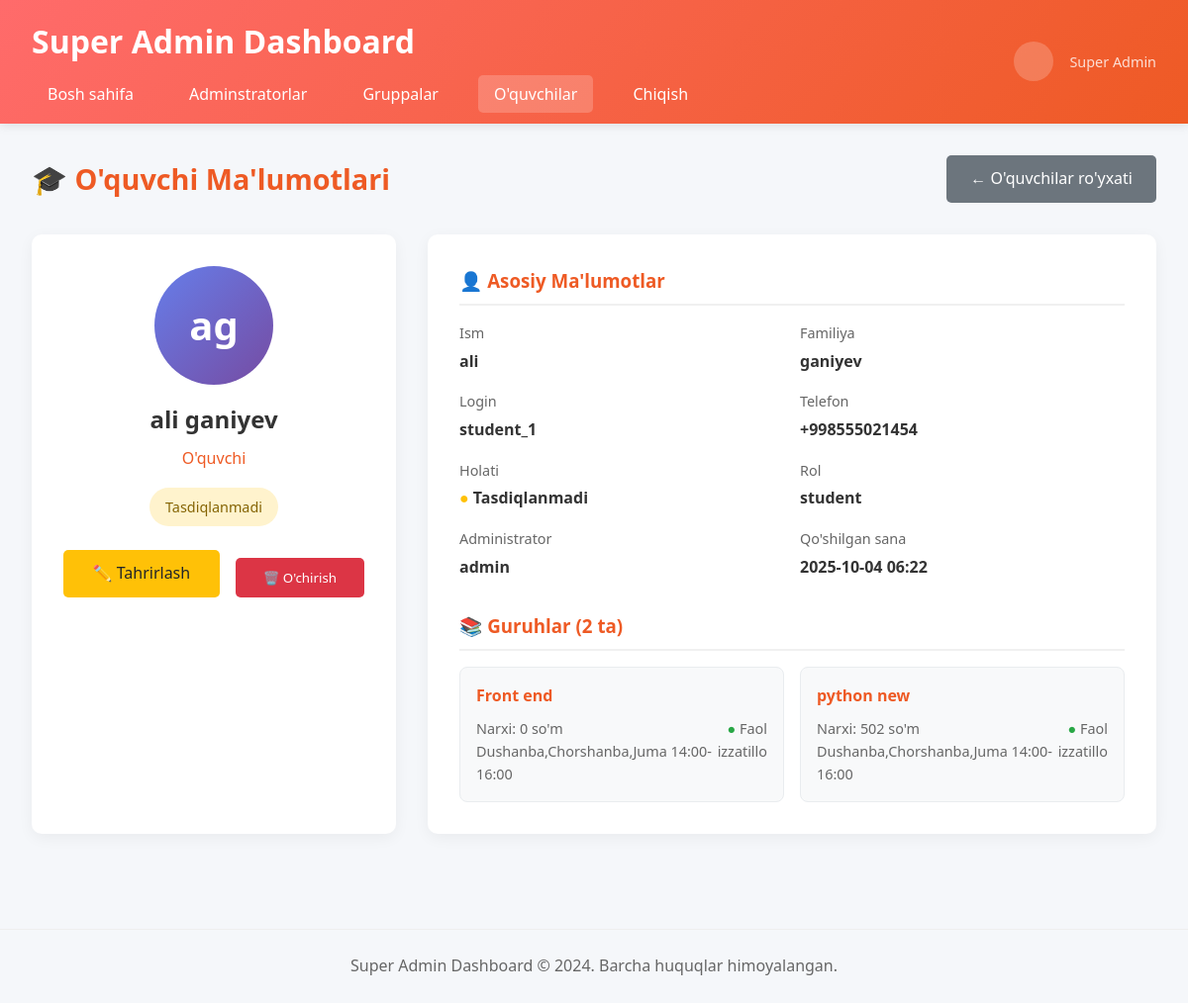
The page /super-admin/super-admin/oquvchilar/16ed1e27-1e60-4c21-9425-8b8649d5be14/ on the database its author committed.
### students/models.py (models this page shows, shortened)
class Students(models.Model):
    class Status(models.TextChoices):
        APPROVED = "approved", "Tasdiqlangan"
        NOT_CONFIRMED = "not_confirmed", "Tasdiqlanmadi"
        GROUP = "group", "Grupada"
    uuid = models.UUIDField(primary_key=True, default=uuid.uuid4, editable=False)
    username = models.CharField(max_length=100)
    password = models.CharField(max_length=128)  # Hash uchun
    phone_number = models.CharField(max_length=50)
    first_name = models.CharField(max_length=100)
    last_name = models.CharField(max_length=100)
    status = models.CharField(
        max_length=30,
        choices=Status.choices,
        default=Status.NOT_CONFIRMED,
    )
    about_student = models.TextField(blank=True,default="")
    role = models.CharField(max_length=50, default="student")
    admistrator = models.CharField(max_length=100)
    created_ad = models.DateTimeField(default=timezone.now)
    groups = models.ManyToManyField(Groups, related_name="students", blank=True)

### groups/models.py (models this page shows)
class Groups(models.Model):
    class Status(models.TextChoices):
        ACTIVE = "active", "Faol"
        INACTIVE = "inactive", "Tugagan"
    title = models.CharField(max_length=50)
    teacher = models.ForeignKey(Teachers,on_delete=models.DO_NOTHING)
    group_price = models.IntegerField(default=0)
    status = models.CharField(
        max_length=30,
        choices=Status.choices,
        default=Status.ACTIVE,
    )
    hwo_created = models.CharField(max_length=100,default='admin')
    group_time = models.CharField(default="Dushanba,Chorshanba,Juma 14:00-16:00")
    created_at = models.DateTimeField(default=timezone.now)

### teachers/models.py (models this page shows, shortened)
class Teachers(models.Model):
    username = models.CharField(max_length=100, unique=True)
    password = models.CharField(max_length=128)  # Hash uchun kattaroq maydon
    first_name = models.CharField(max_length=100)
    last_name = models.CharField(max_length=100)
    direction = models.CharField(max_length=100)
    phone_number = models.CharField(max_length=30)
    role = models.CharField(max_length=50, default="teacher")
    created_at = models.DateTimeField(default=timezone.now)

### admin_users/views.py (the view)
# urls.py: path('super-admin/oquvchilar/<uuid:student_uuid>/', views.student_detail, name='student_detail'),
def student_detail(request, student_uuid):
    student = get_object_or_404(Student, uuid=student_uuid)
    student_groups = student.groups.all()
    context = {
        'student': student,
        'student_groups': student_groups,
        'groups_count': student_groups.count(),
        'status_choices': Student.Status.choices,
    }
    return render(request, 'super_admin/student_detail.html', context)

### templates/super_admin/student_detail.html (shortened to what this page needs)
{% load static %}
<!DOCTYPE html>
<html lang="uz">
<head>
</head>
<body>
    <header>
        <div class="header-content">
            <div>
                <h1>Super Admin Dashboard</h1>
                <nav>
                    <ul>
                        <li><a href="{% url 'super_admin_dashboard' %}">Bosh sahifa</a></li>
                        <li><a href="{% url 'adminstratorlar' %}">Adminstratorlar</a></li>
                        <li><a href="{% url 'gruppalar' %}">Gruppalar</a></li>
                        <li><a href="{% url 'oquvchilar' %}" class="active">O'quvchilar</a></li>
                        <li><a href="{% url 'logout' %}">Chiqish</a></li>
                    </ul>
                </nav>
            </div>
            <div class="user-info">
                <div class="user-avatar">
                </div>
                <div>
                    <div style="font-size: 0.9rem; opacity: 0.8;">Super Admin</div>
                </div>
            </div>
        </div>
    </header>
    <main>
        <div class="page-header">
            <h2 class="page-title">🎓 O'quvchi Ma'lumotlari</h2>
            <a href="{% url 'oquvchilar' %}" class="btn-secondary btn">
                ← O'quvchilar ro'yxati
            </a>
        </div>
        <div class="profile-container">
            <div class="profile-card">
                <div class="profile-avatar">
                    {{ student.first_name|first }}{{ student.last_name|first }}
                </div>
                <div class="profile-name">
                    {{ student.first_name }} {{ student.last_name }}
                </div>
                <div class="profile-role">O'quvchi</div>
                <div class="status-badge {% if student.status == 'approved' %}status-approved{% elif student.status == 'not_confirmed' %}status-not-confirmed{% else %}status-group{% endif %}"
                     onclick="toggleStatus('{{ student.uuid }}')"
                     title="Holatni o'zgartirish uchun bosing">
                    {{ student.get_status_display }}
                </div>
                <div class="action-buttons" style="border: none; margin: 0; padding: 0;">
                    <a href="{% url 'student_edit' student.uuid %}" class="btn-warning btn" style="width: 100%; justify-content: center;">
                        ✏️ Tahrirlash
                    </a>
                    <form method="POST" action="{% url 'student_delete' student.uuid %}" style="width: 100%; margin-top: 0.5rem;"
                          onsubmit="return confirm('Haqiqatan ham {{ student.first_name }} {{ student.last_name }} ni o\'chirmoqchimisiz?');">
                        <button type="submit" class="btn-danger btn" style="width: 100%; justify-content: center;">
                            🗑️ O'chirish
                        </button>
                    </form>
                </div>
            </div>
            <div class="info-card">
                <div class="info-section">
                    <h3>👤 Asosiy Ma'lumotlar</h3>
                    <div class="info-grid">
                        <div class="info-item">
                            <span class="info-label">Ism</span>
                            <span class="info-value">{{ student.first_name }}</span>
                        </div>
                        <div class="info-item">
                            <span class="info-label">Familiya</span>
                            <span class="info-value">{{ student.last_name }}</span>
                        </div>
                        <div class="info-item">
                            <span class="info-label">Login</span>
                            <span class="info-value">{{ student.username }}</span>
                        </div>
                        <div class="info-item">
                            <span class="info-label">Telefon</span>
                            <span class="info-value">{{ student.phone_number }}</span>
                        </div>
                        <div class="info-item">
                            <span class="info-label">Holati</span>
                            <span class="info-value">
                                {% if student.status == 'approved' %}
                                    <span style="color: #28a745;">●</span> Tasdiqlangan
                                {% elif student.status == 'not_confirmed' %}
                                    <span style="color: #ffc107;">●</span> Tasdiqlanmadi
                                {% else %}
                                    <span style="color: #17a2b8;">●</span> Grupada
                                {% endif %}
                            </span>
                        </div>
                        <div class="info-item">
                            <span class="info-label">Rol</span>
                            <span class="info-value">{{ student.role }}</span>
                        </div>
                        <div class="info-item">
                            <span class="info-label">Administrator</span>
                            <span class="info-value">{{ student.admistrator }}</span>
                        </div>
                        <div class="info-item">
                            <span class="info-label">Qo'shilgan sana</span>
                            <span class="info-value">{{ student.created_ad|date:"Y-m-d H:i" }}</span>
                        </div>
                    </div>
                </div>
                <div class="info-section">
                    <h3>📚 Guruhlar ({{ groups_count }} ta)</h3>
                    {% if student_groups %}
                    <div class="groups-grid">
                        {% for group in student_groups %}
                        <div class="group-card">
                            <div class="group-name">{{ group.title }}</div>
                            <div class="group-info">
                                <span>Narxi: {{ group.group_price }} so'm</span>
                                <span>
                                    {% if group.status == 'active' %}
                                    <span style="color: #28a745;">●</span> Faol
                                    {% else %}
                                    <span style="color: #dc3545;">●</span> Tugagan
                                    {% endif %}
                                </span>
                            </div>
                            <div class="group-info">
                                <span>{{ group.group_time }}</span>
                                <span>{{ group.teacher.first_name }}</span>
                            </div>
                        </div>
                        {% endfor %}
                    </div>
                    {% else %}
                    <div class="empty-groups">
                        <div>📚</div>
                        <p>O'quvchi hali hech qanday guruhga qo'shilmagan</p>
                    </div>
                    {% endif %}
                </div>
            </div>
        </div>
    </main>
    <footer>
        <p>Super Admin Dashboard &copy; 2024. Barcha huquqlar himoyalangan.</p>
    </footer>
</body>
</html>

### templates/super_admin/student_detail.html (style rules this page uses)
* { margin: 0; padding: 0; box-sizing: border-box; font-family: 'Segoe UI', Tahoma, Geneva, Verdana, sans-serif; }
body { background-color: #f5f7fa; color: #333; line-height: 1.6; }
header { background: linear-gradient(135deg, #ff6b6b 0%, #ee5a24 100%); color: white; padding: 1rem 2rem; box-shadow: 0 2px 10px rgba(0,0,0,0.1); }
.header-content { display: flex; justify-content: space-between; align-items: center; }
.user-info { display: flex; align-items: center; gap: 1rem; }
.user-avatar { width: 40px; height: 40px; background: rgba(255,255,255,0.2); border-radius: 50%; display: flex; align-items: center; justify-content: center; font-weight: bold; }
nav ul { display: flex; list-style: none; gap: 1.5rem; margin-top: 1rem; }
nav a { color: white; text-decoration: none; padding: 0.5rem 1rem; border-radius: 5px; transition: background-color 0.3s; }
nav a:hover, nav a.active { background-color: rgba(255,255,255,0.2); }
main { padding: 2rem; max-width: 1200px; margin: 0 auto; }
.page-header { display: flex; justify-content: space-between; align-items: center; margin-bottom: 2rem; }
.page-title { color: #ee5a24; font-size: 1.8rem; }
.btn { padding: 0.7rem 1.5rem; background: #ee5a24; color: white; text-decoration: none; border-radius: 5px; border: none; cursor: pointer; transition: all 0.3s; display: inline-flex; align-items: center; gap: 0.5rem; }
.btn-secondary { background: #6c757d; }
.btn-warning { background: #ffc107; color: #212529; }
.btn-danger { background: #dc3545; }
.profile-container { display: grid; grid-template-columns: 1fr 2fr; gap: 2rem; margin-bottom: 2rem; }
.profile-card { background: white; border-radius: 10px; padding: 2rem; box-shadow: 0 4px 15px rgba(0,0,0,0.05); text-align: center; }
.profile-avatar { width: 120px; height: 120px; background: linear-gradient(135deg, #667eea 0%, #764ba2 100%); border-radius: 50%; display: flex; align-items: center; justify-content: center; font-size: 2.5rem; color: white; margin: 0 auto 1rem; font-weight: bold; }
.profile-name { font-size: 1.5rem; font-weight: 600; margin-bottom: 0.5rem; color: #333; }
.profile-role { color: #ee5a24; font-weight: 500; margin-bottom: 1rem; }
.status-badge { display: inline-block; padding: 0.5rem 1rem; border-radius: 20px; font-size: 0.9rem; font-weight: 500; margin-bottom: 1.5rem; cursor: pointer; transition: all 0.3s; }
.status-not-confirmed { background: #fff3cd; color: #856404; }
.info-card { background: white; border-radius: 10px; padding: 2rem; box-shadow: 0 4px 15px rgba(0,0,0,0.05); }
.info-section { margin-bottom: 2rem; }
.info-section:last-child { margin-bottom: 0; }
.info-section h3 { color: #ee5a24; margin-bottom: 1rem; padding-bottom: 0.5rem; border-bottom: 2px solid #f0f0f0; }
.info-grid { display: grid; grid-template-columns: 1fr 1fr; gap: 1rem; }
.info-item { display: flex; flex-direction: column; }
.info-label { font-weight: 500; color: #666; margin-bottom: 0.3rem; font-size: 0.9rem; }
.info-value { font-weight: 600; color: #333; }
.groups-grid { display: grid; grid-template-columns: repeat(auto-fit, minmax(250px, 1fr)); gap: 1rem; margin-top: 1rem; }
.group-card { background: #f8f9fa; border: 1px solid #e9ecef; border-radius: 8px; padding: 1rem; transition: all 0.3s; }
.group-name { font-weight: 600; color: #ee5a24; margin-bottom: 0.5rem; }
.group-info { display: flex; justify-content: space-between; font-size: 0.9rem; color: #666; }
.action-buttons { display: flex; gap: 1rem; margin-top: 2rem; padding-top: 1.5rem; border-top: 1px solid #eee; }
footer { text-align: center; padding: 1.5rem; color: #666; border-top: 1px solid #eee; margin-top: 2rem; }

### rows shown on the page
Students: first_name|first "a", last_name|first "g", first_name "ali", last_name "ganiyev", status "Tasdiqlanmadi", username "student_1", phone_number "+998555021454", role "student", admistrator "admin", created_ad "2025-10-04 06:22"
Groups: title "Front end", group_price "0", status "Faol", group_time "Dushanba,Chorshanba,Juma 14:00-16:00", teacher.first_name "izzatillo"
Groups: title "python new", group_price "502", status "Faol", group_time "Dushanba,Chorshanba,Juma 14:00-16:00", teacher.first_name "izzatillo"

### other values the page prints
{{ groups_count }} "2"
